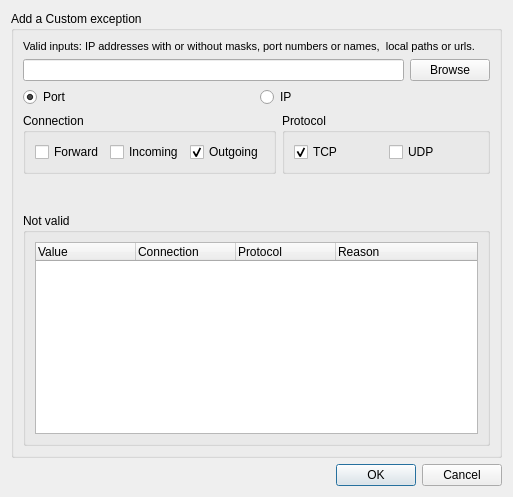
<?xml version="1.0" encoding="UTF-8"?>
<ui version="4.0">
 <class>AddExceptionDialog</class>
 <widget class="QDialog" name="AddExceptionDialog">
  <property name="geometry">
   <rect>
    <x>0</x>
    <y>0</y>
    <width>513</width>
    <height>458</height>
   </rect>
  </property>
  <property name="windowTitle">
   <string>Add Exception</string>
  </property>
  <layout class="QVBoxLayout" name="verticalLayout">
   <item>
    <widget class="QGroupBox" name="groupBox">
     <property name="sizePolicy">
      <sizepolicy hsizetype="Preferred" vsizetype="Minimum">
       <horstretch>0</horstretch>
       <verstretch>0</verstretch>
      </sizepolicy>
     </property>
     <property name="title">
      <string>Add a Custom exception</string>
     </property>
     <layout class="QVBoxLayout" name="verticalLayout_2">
      <item>
       <widget class="QLabel" name="m_helpLabel">
        <property name="sizePolicy">
         <sizepolicy hsizetype="Preferred" vsizetype="Fixed">
          <horstretch>0</horstretch>
          <verstretch>0</verstretch>
         </sizepolicy>
        </property>
        <property name="font">
         <font>
          <pointsize>8</pointsize>
         </font>
        </property>
        <property name="text">
         <string>Valid inputs: IP addresses with or without masks, port numbers or names,  local paths or urls.</string>
        </property>
        <property name="wordWrap">
         <bool>true</bool>
        </property>
       </widget>
      </item>
      <item>
       <layout class="QHBoxLayout" name="horizontalLayout">
        <item>
         <widget class="QLineEdit" name="m_addEdit">
          <property name="statusTip">
           <string/>
          </property>
         </widget>
        </item>
        <item>
         <widget class="QPushButton" name="m_browseButton">
          <property name="statusTip">
           <string/>
          </property>
          <property name="text">
           <string>Browse</string>
          </property>
         </widget>
        </item>
       </layout>
      </item>
      <item>
       <layout class="QHBoxLayout" name="horizontalLayout_5">
        <item>
         <widget class="QRadioButton" name="m_portRadio">
          <property name="text">
           <string>Port</string>
          </property>
          <property name="checked">
           <bool>true</bool>
          </property>
         </widget>
        </item>
        <item>
         <widget class="QRadioButton" name="m_ipRadio">
          <property name="text">
           <string>IP</string>
          </property>
          <property name="checked">
           <bool>false</bool>
          </property>
         </widget>
        </item>
       </layout>
      </item>
      <item>
       <layout class="QHBoxLayout" name="horizontalLayout_4">
        <item>
         <widget class="QGroupBox" name="m_ConnectionGroup">
          <property name="title">
           <string>Connection</string>
          </property>
          <layout class="QHBoxLayout" name="horizontalLayout_3">
           <item>
            <widget class="QCheckBox" name="m_FwdCheck">
             <property name="text">
              <string>Forward</string>
             </property>
            </widget>
           </item>
           <item>
            <widget class="QCheckBox" name="m_InCheck">
             <property name="text">
              <string>Incoming</string>
             </property>
            </widget>
           </item>
           <item>
            <widget class="QCheckBox" name="m_OutCheck">
             <property name="text">
              <string>Outgoing</string>
             </property>
             <property name="checked">
              <bool>true</bool>
             </property>
            </widget>
           </item>
          </layout>
         </widget>
        </item>
        <item>
         <widget class="QGroupBox" name="m_ProtocolGroup">
          <property name="title">
           <string>Protocol</string>
          </property>
          <layout class="QHBoxLayout" name="horizontalLayout_2">
           <item>
            <widget class="QCheckBox" name="m_TcpCheck">
             <property name="text">
              <string>TCP</string>
             </property>
             <property name="checked">
              <bool>true</bool>
             </property>
            </widget>
           </item>
           <item>
            <widget class="QCheckBox" name="m_UdpCheck">
             <property name="text">
              <string>UDP</string>
             </property>
            </widget>
           </item>
          </layout>
         </widget>
        </item>
       </layout>
      </item>
      <item>
       <widget class="QLabel" name="m_errorLabel">
        <property name="sizePolicy">
         <sizepolicy hsizetype="Preferred" vsizetype="MinimumExpanding">
          <horstretch>0</horstretch>
          <verstretch>0</verstretch>
         </sizepolicy>
        </property>
        <property name="palette">
         <palette>
          <active>
           <colorrole role="Text">
            <brush brushstyle="SolidPattern">
             <color alpha="255">
              <red>255</red>
              <green>0</green>
              <blue>0</blue>
             </color>
            </brush>
           </colorrole>
          </active>
          <inactive>
           <colorrole role="Text">
            <brush brushstyle="SolidPattern">
             <color alpha="255">
              <red>255</red>
              <green>0</green>
              <blue>0</blue>
             </color>
            </brush>
           </colorrole>
          </inactive>
          <disabled>
           <colorrole role="Text">
            <brush brushstyle="SolidPattern">
             <color alpha="255">
              <red>159</red>
              <green>158</green>
              <blue>158</blue>
             </color>
            </brush>
           </colorrole>
          </disabled>
         </palette>
        </property>
        <property name="text">
         <string/>
        </property>
        <property name="scaledContents">
         <bool>true</bool>
        </property>
        <property name="wordWrap">
         <bool>true</bool>
        </property>
        <property name="textInteractionFlags">
         <set>Qt::LinksAccessibleByMouse|Qt::TextSelectableByMouse</set>
        </property>
       </widget>
      </item>
      <item>
       <widget class="QGroupBox" name="groupBox_2">
        <property name="title">
         <string>Not valid</string>
        </property>
        <layout class="QVBoxLayout" name="verticalLayout_4">
         <item>
          <widget class="QTreeWidget" name="m_notValidTreeWidget">
           <property name="enabled">
            <bool>true</bool>
           </property>
           <property name="wordWrap">
            <bool>false</bool>
           </property>
           <property name="headerHidden">
            <bool>false</bool>
           </property>
           <attribute name="headerDefaultSectionSize">
            <number>100</number>
           </attribute>
           <attribute name="headerStretchLastSection">
            <bool>true</bool>
           </attribute>
           <column>
            <property name="text">
             <string>Value</string>
            </property>
           </column>
           <column>
            <property name="text">
             <string>Connection</string>
            </property>
           </column>
           <column>
            <property name="text">
             <string>Protocol</string>
            </property>
           </column>
           <column>
            <property name="text">
             <string>Reason</string>
            </property>
           </column>
          </widget>
         </item>
        </layout>
       </widget>
      </item>
     </layout>
    </widget>
   </item>
   <item>
    <widget class="QDialogButtonBox" name="m_buttonBox">
     <property name="orientation">
      <enum>Qt::Horizontal</enum>
     </property>
     <property name="standardButtons">
      <set>QDialogButtonBox::Cancel|QDialogButtonBox::Ok</set>
     </property>
    </widget>
   </item>
  </layout>
 </widget>
 <resources/>
 <connections>
  <connection>
   <sender>m_buttonBox</sender>
   <signal>rejected()</signal>
   <receiver>AddExceptionDialog</receiver>
   <slot>reject()</slot>
   <hints>
    <hint type="sourcelabel">
     <x>316</x>
     <y>260</y>
    </hint>
    <hint type="destinationlabel">
     <x>286</x>
     <y>274</y>
    </hint>
   </hints>
  </connection>
  <connection>
   <sender>m_ipRadio</sender>
   <signal>toggled(bool)</signal>
   <receiver>m_ProtocolGroup</receiver>
   <slot>hide()</slot>
   <hints>
    <hint type="sourcelabel">
     <x>48</x>
     <y>99</y>
    </hint>
    <hint type="destinationlabel">
     <x>418</x>
     <y>173</y>
    </hint>
   </hints>
  </connection>
  <connection>
   <sender>m_portRadio</sender>
   <signal>toggled(bool)</signal>
   <receiver>m_ProtocolGroup</receiver>
   <slot>show()</slot>
   <hints>
    <hint type="sourcelabel">
     <x>107</x>
     <y>99</y>
    </hint>
    <hint type="destinationlabel">
     <x>418</x>
     <y>173</y>
    </hint>
   </hints>
  </connection>
 </connections>
</ui>
